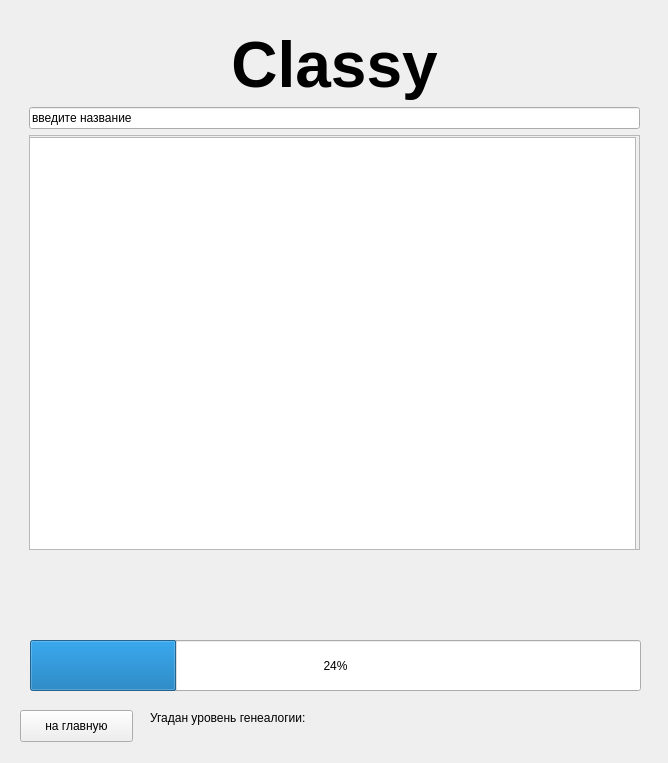
<?xml version="1.0" encoding="UTF-8"?>
<ui version="4.0">
 <class>Form</class>
 <widget class="QWidget" name="Form">
  <property name="geometry">
   <rect>
    <x>0</x>
    <y>0</y>
    <width>668</width>
    <height>763</height>
   </rect>
  </property>
  <property name="windowTitle">
   <string>Form</string>
  </property>
  <widget class="QWidget" name="verticalLayoutWidget">
   <property name="geometry">
    <rect>
     <x>29</x>
     <y>29</y>
     <width>611</width>
     <height>521</height>
    </rect>
   </property>
   <layout class="QVBoxLayout" name="verticalLayout">
    <item>
     <widget class="QLabel" name="label">
      <property name="font">
       <font>
        <family>Helvetica</family>
        <pointsize>48</pointsize>
        <weight>75</weight>
        <bold>true</bold>
       </font>
      </property>
      <property name="text">
       <string>Classy</string>
      </property>
      <property name="alignment">
       <set>Qt::AlignCenter</set>
      </property>
     </widget>
    </item>
    <item>
     <widget class="QLineEdit" name="lineEdit">
      <property name="text">
       <string>введите название </string>
      </property>
     </widget>
    </item>
    <item>
     <widget class="QScrollArea" name="scrollArea">
      <property name="widgetResizable">
       <bool>true</bool>
      </property>
      <widget class="QWidget" name="scrollAreaWidgetContents">
       <property name="geometry">
        <rect>
         <x>0</x>
         <y>0</y>
         <width>607</width>
         <height>430</height>
        </rect>
       </property>
       <widget class="QTextBrowser" name="textBrowser">
        <property name="geometry">
         <rect>
          <x>-5</x>
          <y>1</y>
          <width>611</width>
          <height>431</height>
         </rect>
        </property>
       </widget>
      </widget>
     </widget>
    </item>
   </layout>
  </widget>
  <widget class="QPushButton" name="back_btn">
   <property name="geometry">
    <rect>
     <x>20</x>
     <y>710</y>
     <width>113</width>
     <height>32</height>
    </rect>
   </property>
   <property name="text">
    <string>на главную</string>
   </property>
  </widget>
  <widget class="QProgressBar" name="progressBar">
   <property name="geometry">
    <rect>
     <x>30</x>
     <y>640</y>
     <width>611</width>
     <height>51</height>
    </rect>
   </property>
   <property name="value">
    <number>24</number>
   </property>
  </widget>
  <widget class="QWidget" name="horizontalLayoutWidget">
   <property name="geometry">
    <rect>
     <x>29</x>
     <y>570</y>
     <width>611</width>
     <height>71</height>
    </rect>
   </property>
   <layout class="QHBoxLayout" name="levels"/>
  </widget>
  <widget class="QLabel" name="guess_status">
   <property name="geometry">
    <rect>
     <x>150</x>
     <y>710</y>
     <width>481</width>
     <height>16</height>
    </rect>
   </property>
   <property name="text">
    <string>Угадан уровень генеалогии:</string>
   </property>
  </widget>
 </widget>
 <resources/>
 <connections/>
</ui>
